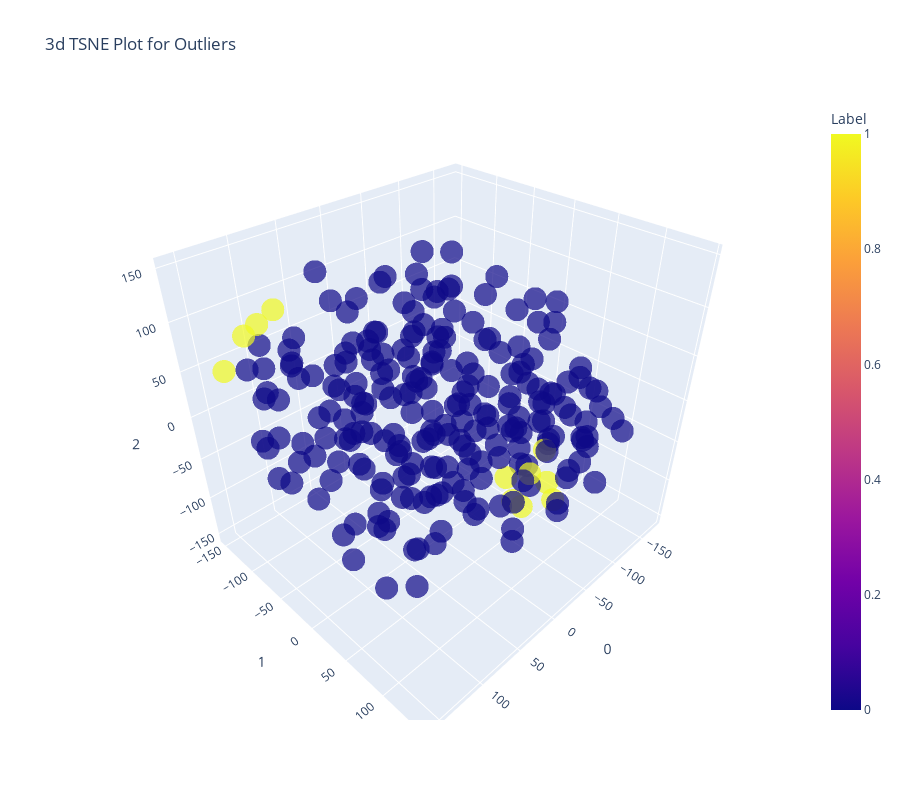

Notebook source saved alongside this figure:
### Code cell
plot_model(knn)

### Figure 1 — Plotly figure (JSON) as saved in the notebook; plotly's stock layout.template omitted (floating-point values rounded to 4 significant figures; data arrays with more than 128 entries replaced by an {"elided": "..."} marker saying what was removed)
{"data": [{"customdata": {"elided": "234x1 int values"}, "hoverlabel": {"namelength": 0}, "hovertemplate": "0=%{x}<br>1=%{y}<br>2=%{z}<br>Feature=%{customdata[0]}<br>Label=%{marker.color}", "legendgroup": "", "marker": {"color": {"elided": "234 int values"}, "coloraxis": "coloraxis", "opacity": 0.7, "symbol": "circle"}, "mode": "markers", "name": "", "scene": "scene", "showlegend": false, "type": "scatter3d", "x": {"elided": "234 float values"}, "y": {"elided": "234 float values"}, "z": {"elided": "234 float values"}}], "layout": {"coloraxis": {"colorbar": {"title": {"text": "Label"}}, "colorscale": [[0, "#0d0887"], [0.1111, "#46039f"], [0.2222, "#7201a8"], [0.3333, "#9c179e"], [0.4444, "#bd3786"], [0.5556, "#d8576b"], [0.6667, "#ed7953"], [0.7778, "#fb9f3a"], [0.8889, "#fdca26"], [1, "#f0f921"]]}, "height": 800, "legend": {"tracegroupgap": 0}, "scene": {"domain": {"x": [0, 1], "y": [0, 1]}, "xaxis": {"title": {"text": "0"}}, "yaxis": {"title": {"text": "1"}}, "zaxis": {"title": {"text": "2"}}}, "title": {"text": "3d TSNE Plot for Outliers"}, "width": 900}}
